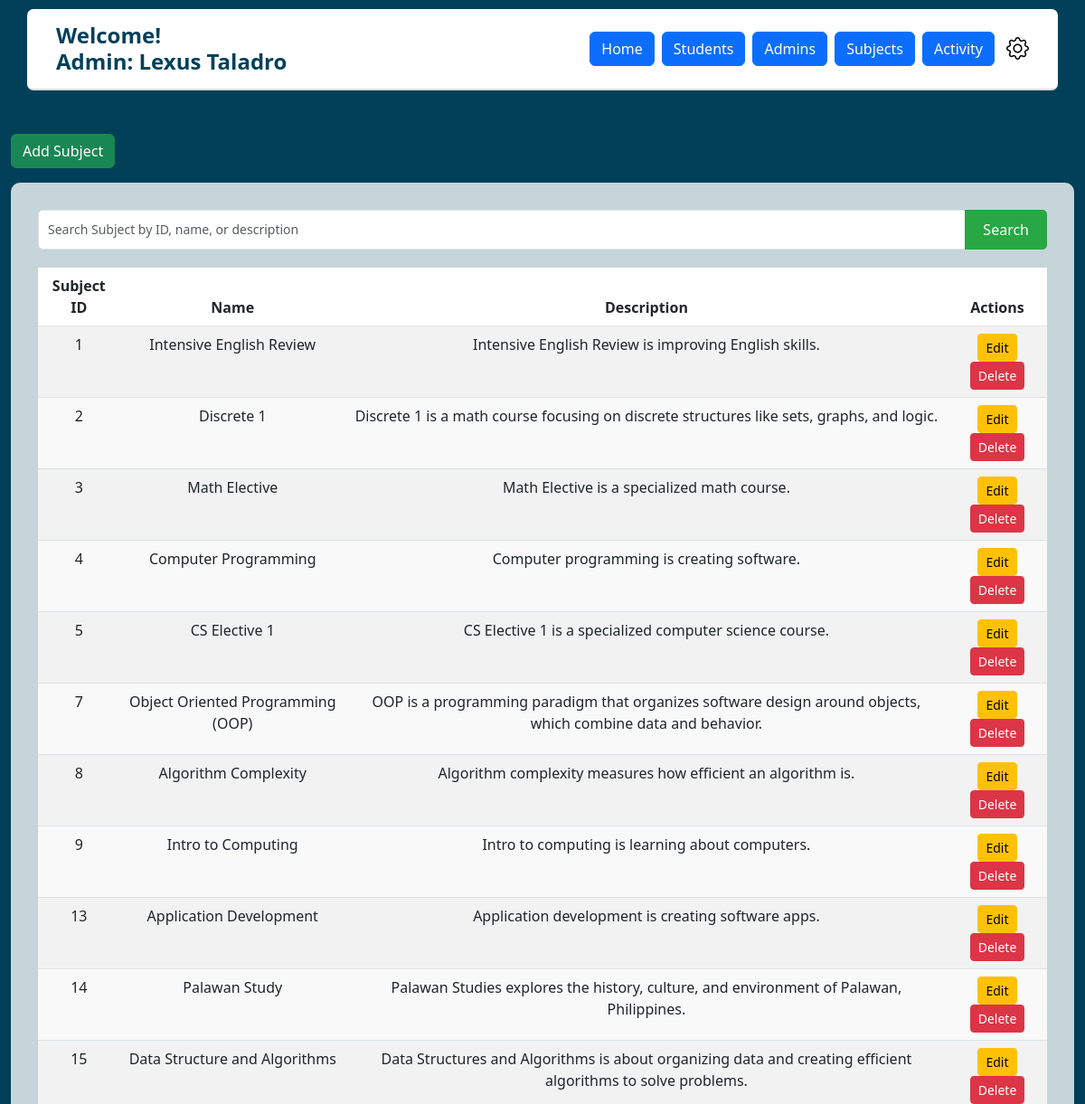
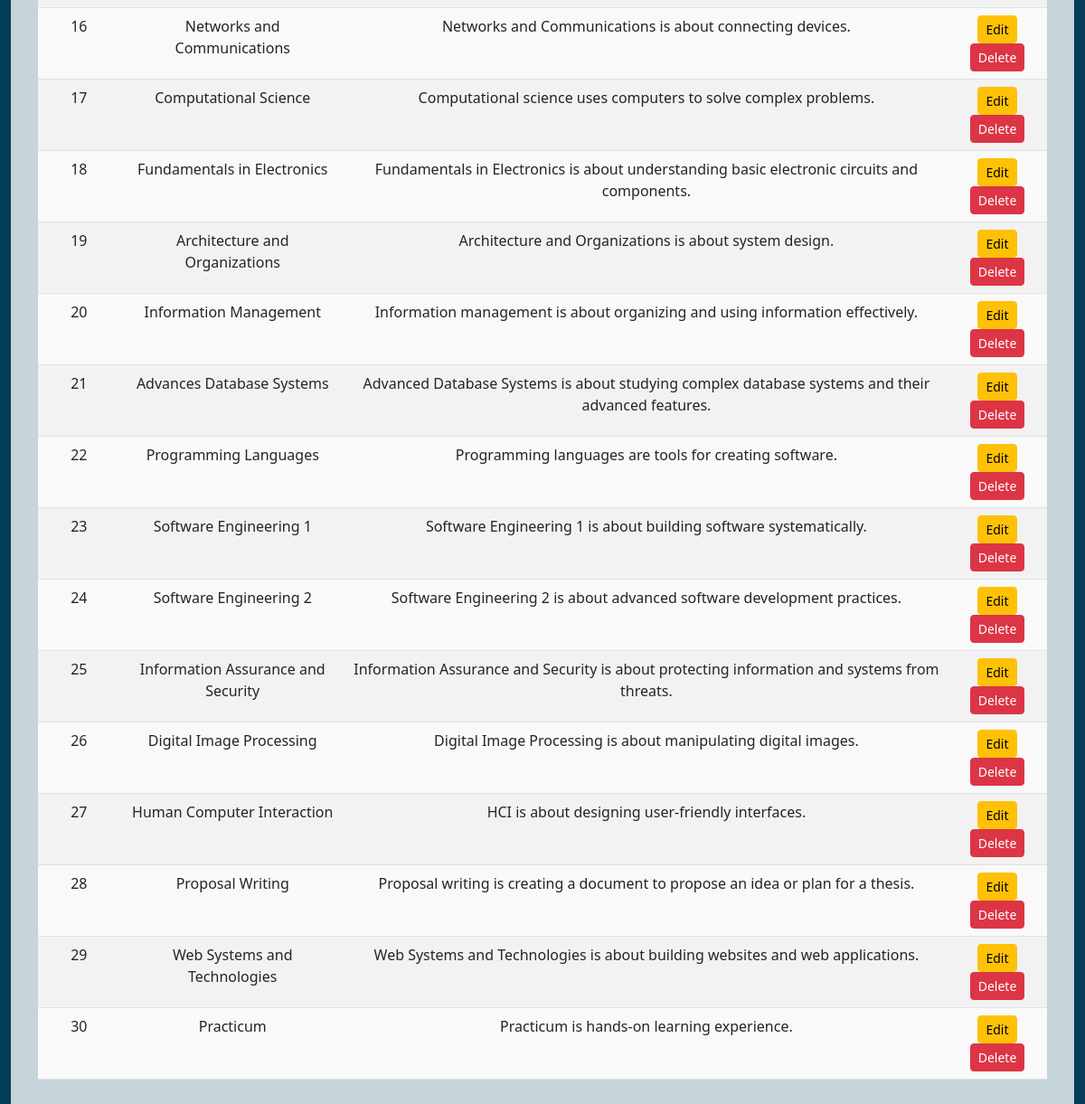
/subject_crud.php (signed in), run on the app's committed database (2 pictures, top to bottom).
### tables this page shows
CREATE TABLE `subject` (
  `subjectID` int(5) NOT NULL,
  `name` varchar(150) NOT NULL,
  `description` longtext NOT NULL
);

### subject_crud.php (the view, shortened to what this page needs)
<?php
include ('base.php');
?>
    <div class="container mt-5">
        <button class="btn btn-success mb-3" data-bs-toggle="modal" data-bs-target="#addSubjectModal">Add Subject</button>
        <?php
$search = isset($_GET['search']) ? $conn->real_escape_string($_GET['search']) : '';
$query = "
    SELECT subjectID, name, description
    FROM subject
";
$result = $conn->query($query);
?>
<div class="dashboard-container">
    <form method="get" action="" class="mb-3">
        <div class="input-group">
            <input type="text" name="search" id="searchInput" class="form-control"
                   placeholder="Search Subject by ID, name, or description"
                   value="<?php echo htmlspecialchars($search); ?>">
            <button type="submit" class="btn btn-primary">Search</button>
        </div>
    </form>
    <table class="table table-striped">
        <thead>
            <tr>
                <th>Subject ID</th>
                <th>Name</th>
                <th>Description</th>
                <th>Actions</th>
            </tr>
        </thead>
        <tbody>
            <?php if ($result && $result->num_rows > 0): ?>
                <?php while ($row = $result->fetch_assoc()): ?>
                    <tr>
                        <td><?php echo htmlspecialchars($row['subjectID']); ?></td>
                        <td><?php echo htmlspecialchars($row['name']); ?></td>
                        <td><?php echo htmlspecialchars($row['description']); ?></td>
                        <td>
                            <button class="btn btn-warning btn-sm"
                                    data-bs-toggle="modal"
                                    data-bs-target="#editModal-<?php echo htmlspecialchars($row['subjectID']); ?>">
                                Edit
                            </button>
                            <button class="btn btn-danger btn-sm"
                                    data-bs-toggle="modal"
                                    data-bs-target="#deleteModal-<?php echo htmlspecialchars($row['subjectID']); ?>">
                                Delete
                            </button>
                        </td>
                    </tr>
                <?php endwhile; ?>
            <?php else: ?>
                <tr>
                    <td colspan="4">No subjects found.</td>
                </tr>
            <?php endif; ?>
        </tbody>
    </table>
</div>
</body>
</html>

### data on the page
subject: subjectID "1", name "Intensive English Review", description "Intensive English Review is improving English skills."
subject: subjectID "2", name "Discrete 1", description "Discrete 1 is a math course focusing on discrete structures like sets, graphs, and logic."
subject: subjectID "3", name "Math Elective", description "Math Elective is a specialized math course."
subject: subjectID "4", name "Computer Programming", description "Computer programming is creating software."
subject: subjectID "5", name "CS Elective 1", description "CS Elective 1 is a specialized computer science course."
subject: subjectID "7", name "Object Oriented Programming (OOP)", description "OOP is a programming paradigm that organizes software design around objects, which combine data and behavior."
subject: subjectID "8", name "Algorithm Complexity", description "Algorithm complexity measures how efficient an algorithm is."
subject: subjectID "9", name "Intro to Computing", description "Intro to computing is learning about computers."
subject: subjectID "13", name "Application Development", description "Application development is creating software apps."
subject: subjectID "14", name "Palawan Study", description "Palawan Studies explores the history, culture, and environment of Palawan, Philippines."
subject: subjectID "15", name "Data Structure and Algorithms", description "Data Structures and Algorithms is about organizing data and creating efficient algorithms to solve problems."
subject: subjectID "16", name "Networks and Communications", description "Networks and Communications is about connecting devices."
subject: subjectID "17", name "Computational Science", description "Computational science uses computers to solve complex problems."
subject: subjectID "18", name "Fundamentals in Electronics", description "Fundamentals in Electronics is about understanding basic electronic circuits and components."
subject: subjectID "19", name "Architecture and Organizations", description "Architecture and Organizations is about system design."
subject: subjectID "20", name "Information Management", description "Information management is about organizing and using information effectively."
subject: subjectID "21", name "Advances Database Systems", description "Advanced Database Systems is about studying complex database systems and their advanced features."
subject: subjectID "22", name "Programming Languages", description "Programming languages are tools for creating software."
subject: subjectID "23", name "Software Engineering 1", description "Software Engineering 1 is about building software systematically."
subject: subjectID "24", name "Software Engineering 2", description "Software Engineering 2 is about advanced software development practices."
subject: subjectID "25", name "Information Assurance and Security", description "Information Assurance and Security is about protecting information and systems from threats."
subject: subjectID "26", name "Digital Image Processing", description "Digital Image Processing is about manipulating digital images."
subject: subjectID "27", name "Human Computer Interaction", description "HCI is about designing user-friendly interfaces."
subject: subjectID "28", name "Proposal Writing", description "Proposal writing is creating a document to propose an idea or plan for a thesis."
subject: subjectID "29", name "Web Systems and Technologies", description "Web Systems and Technologies is about building websites and web applications."
subject: subjectID "30", name "Practicum", description "Practicum is hands-on learning experience."

### other printed values
$user_role "Admin"
$user_first "Lexus"
$user_last "Taladro"
